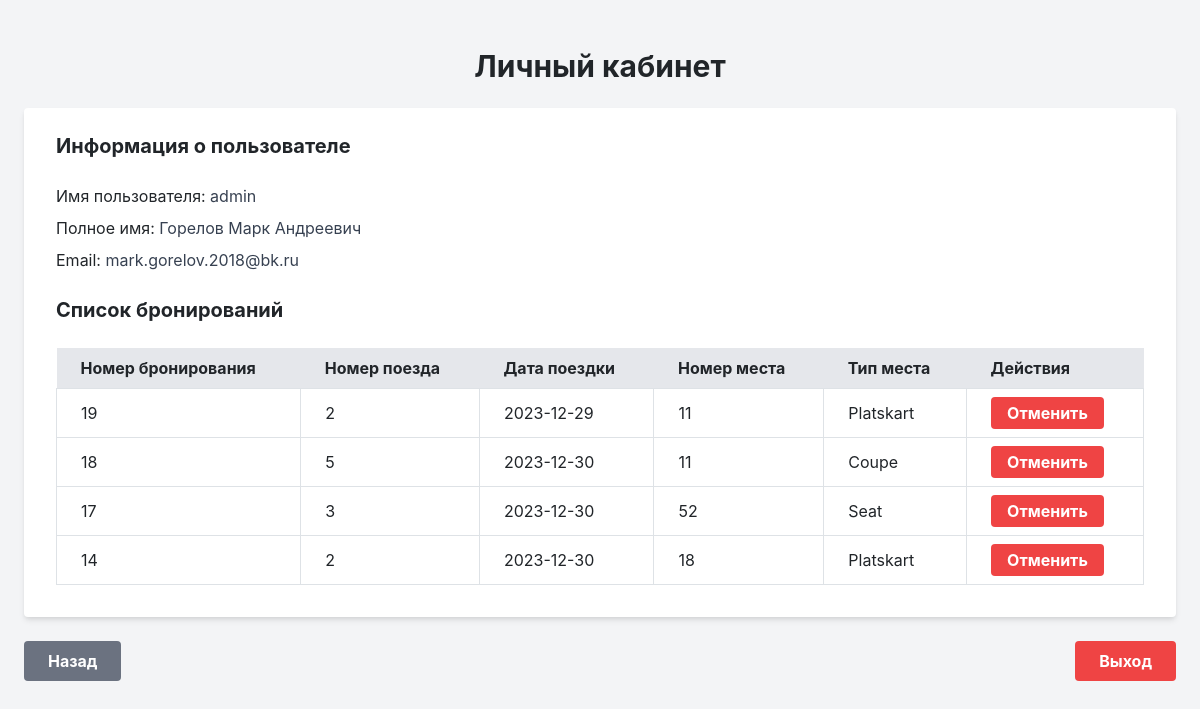
Page /profile.php (signed in) on the committed database.
### tables this page shows
CREATE TABLE IF NOT EXISTS `bookings` (
  `BookingID` int NOT NULL AUTO_INCREMENT,
  `UserID` int DEFAULT NULL,
  `TrainID` int DEFAULT NULL,
  `TravelDate` date DEFAULT NULL,
  `SeatNumber` int DEFAULT NULL,
  `SeatType` varchar(50) NOT NULL,
  PRIMARY KEY (`BookingID`)
);

### profile.php (the view, shortened to what this page needs)
<?php
require 'db.php';
$userID = $_SESSION['user_id'];
$sqlUserInfo = "SELECT UserID, Username, FullName, Email FROM users WHERE UserID = ?";
$stmtUserInfo = mysqli_prepare($link, $sqlUserInfo);
mysqli_stmt_bind_param($stmtUserInfo, "i", $userID);
mysqli_stmt_execute($stmtUserInfo);
mysqli_stmt_bind_result($stmtUserInfo, $userID, $username, $fullName, $email);
$sqlBookings = "SELECT BookingID, TrainID, TravelDate, SeatNumber, SeatType FROM Bookings WHERE UserID = ?";
$stmtBookings = mysqli_prepare($link, $sqlBookings);
mysqli_stmt_bind_param($stmtBookings, "i", $userID);
mysqli_stmt_execute($stmtBookings);
$resultBookings = mysqli_stmt_get_result($stmtBookings);
?>
<!DOCTYPE html>
<html>
<head>
    <link href="https://cdn.jsdelivr.net/npm/tailwindcss@2.0.3/dist/tailwind.min.css" rel="stylesheet">
    <link href="https://maxcdn.bootstrapcdn.com/bootstrap/4.5.2/css/bootstrap.min.css" rel="stylesheet">
    <link href="styles.css" rel="stylesheet">
</head>
<body class="bg-gray-100">
<div class="container mx-auto px-4 py-5">
    <h1 class="text-3xl font-bold text-center mb-4">Личный кабинет</h1>
    <div class="bg-white shadow-md rounded px-8 pt-6 pb-8 mb-4">
        <h2 class="text-xl font-bold mb-4">Информация о пользователе</h2>
        <p class="mb-2">Имя пользователя: <span class="text-gray-700"><?php echo htmlspecialchars($username); ?></span></p>
        <p class="mb-2">Полное имя: <span class="text-gray-700"><?php echo htmlspecialchars($fullName); ?></span></p>
        <p class="mb-4">Email: <span class="text-gray-700"><?php echo htmlspecialchars($email); ?></span></p>
        <h2 class="text-xl font-bold mb-4">Список бронирований</h2>
        <div class="overflow-x-auto">
            <table class="min-w-full leading-normal">
                <thead>
                <tr class="bg-gray-200">
                    <th class="px-4 py-2">Номер бронирования</th>
                    <th class="px-4 py-2">Номер поезда</th>
                    <th class="px-4 py-2">Дата поездки</th>
                    <th class="px-4 py-2">Номер места</th>
                    <th class="px-4 py-2">Тип места</th>
                    <th class="px-4 py-2">Действия</th>
                </tr>
                </thead>
                <tbody>
                <?php while ($rowBooking = mysqli_fetch_assoc($resultBookings)) { ?>
                    <tr>
                        <td class="border px-4 py-2"><?php echo htmlspecialchars($rowBooking['BookingID']); ?></td>
                        <td class="border px-4 py-2"><?php echo htmlspecialchars($rowBooking['TrainID']); ?></td>
                        <td class="border px-4 py-2"><?php echo htmlspecialchars($rowBooking['TravelDate']); ?></td>
                        <td class="border px-4 py-2"><?php echo htmlspecialchars($rowBooking['SeatNumber']); ?></td>
                        <td class="border px-4 py-2"><?php echo htmlspecialchars($rowBooking['SeatType']); ?></td>
                        <td class="border px-4 py-2">
                            <button onclick="cancelBooking(<?php echo $rowBooking['BookingID']; ?>)" class="bg-red-500 hover:bg-red-700 text-white font-bold py-1 px-3 rounded">
                                Отменить
                            </button>
                        </td>
                    </tr>
                <?php } ?>
                </tbody>
            </table>
        </div>
    </div>
    <div class="flex justify-between">
        <form action="booking.php" method="post">
            <button type="submit" class="bg-gray-500 hover:bg-gray-700 text-white font-bold py-2 px-4 rounded">Назад</button>
        </form>
        <form action="logout.php" method="post">
            <button type="submit" name="logout" class="bg-red-500 hover:bg-red-700 text-white font-bold py-2 px-4 rounded">Выход</button>
        </form>
    </div>
</div>
</body>
</html>

### styles.css (style rules this page uses)
.container { width: 100%; max-width: 1200px; margin: 0 auto; padding: 0 1rem; }

### rows in the picture
bookings: BookingID "19", TrainID "2", TravelDate "2023-12-29", SeatNumber "11", SeatType "Platskart"
bookings: BookingID "18", TrainID "5", TravelDate "2023-12-30", SeatNumber "11", SeatType "Coupe"
bookings: BookingID "17", TrainID "3", TravelDate "2023-12-30", SeatNumber "52", SeatType "Seat"
bookings: BookingID "14", TrainID "2", TravelDate "2023-12-30", SeatNumber "18", SeatType "Platskart"

### other values in the picture
$username "admin"
$fullName "Горелов Марк Андреевич"
$email "mark.gorelov.2018@bk.ru"
